Frame 1 (no input): blank canvas, image omitted
Frame 60 (the mouse pressed at the canvas centre just before this capture): blank canvas, image omitted
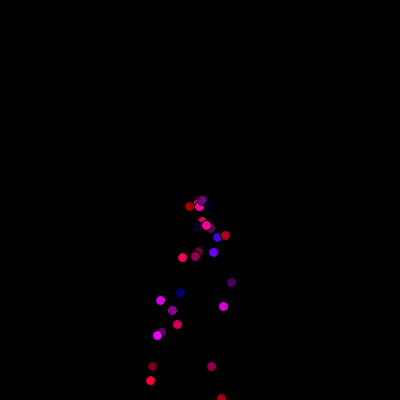
Frame 120 (the mouse held since frame 60 and released just before this capture)

The Processing sketch whose frames 1 and 60 were blank and that drew this single picture after the mouse press (run headless with seeded random() and noise(); from frame 60 on, the mouse is pressed at the canvas centre):

// Processing sketch: version_control_launch_sketch
// ── version_control_launch_sketch.pde
ArrayList<Particle> particles;

void setup(){
 size(400,400);
 particles = new ArrayList<Particle>();
}

void draw(){
  background(0);
  for (int i = particles.size() - 1; i >= 0; i--){
    particles.get(i).update();
    particles.get(i).display();
    if (particles.get(i).position.y > 400){
      particles.remove(i);
    }
  }
  if(mousePressed == true) {
    particles.add(new Particle(mouseX, mouseY));
  }
  //println(particles.size());
}

// ── particle.pde
class Particle {
  
  PVector position;
  PVector velocity;
  PVector acceleration;
  
  Particle(float x, float y){
    position = new PVector(x, y);
    velocity = new PVector(random(-2, 2), random(-2, 2));
    acceleration = new PVector(0, 0.5);
  }
  
  void update(){
    velocity.add(acceleration);
    position.add(velocity);
  }
  
  void display(){
    fill(random(255), 0, random(255));
    ellipse(position.x, position.y, 10, 10);
  }
}
